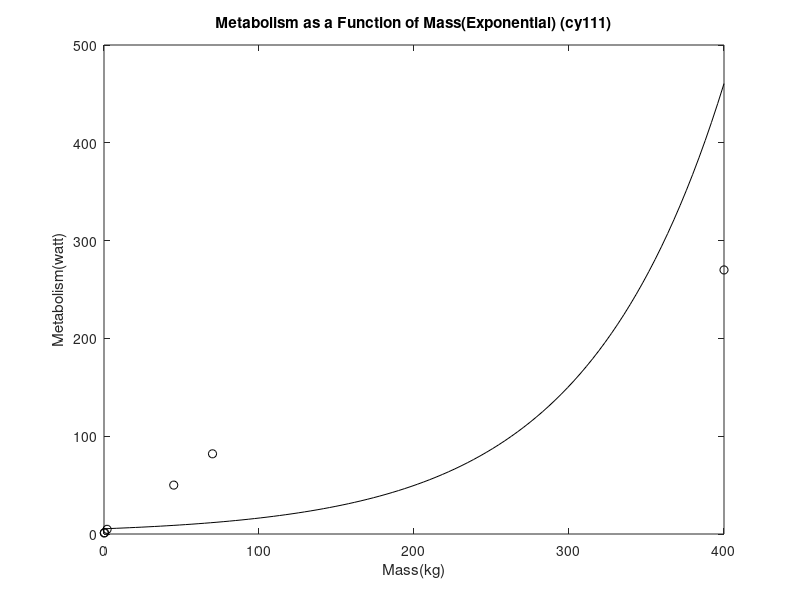
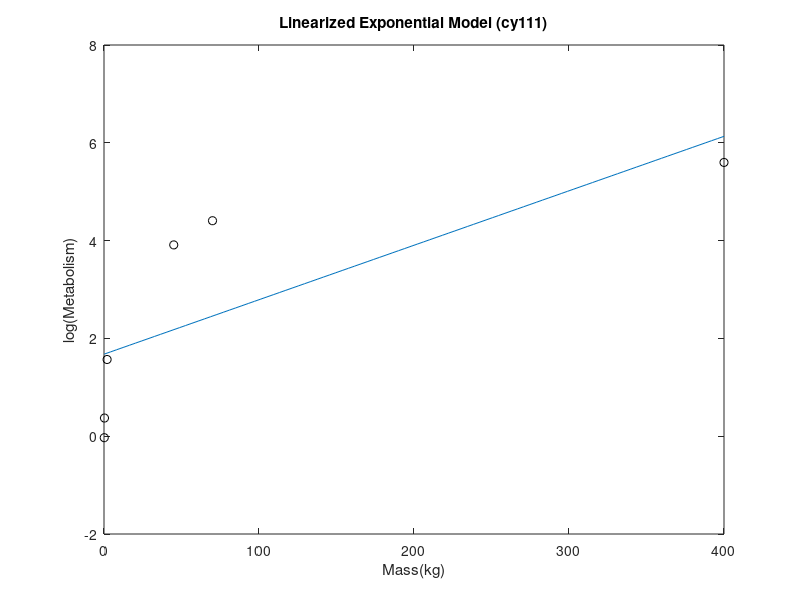
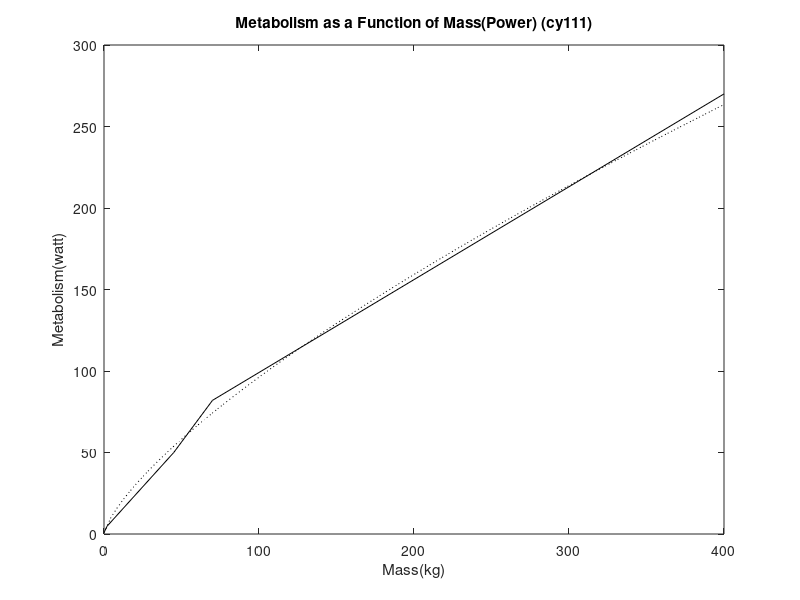
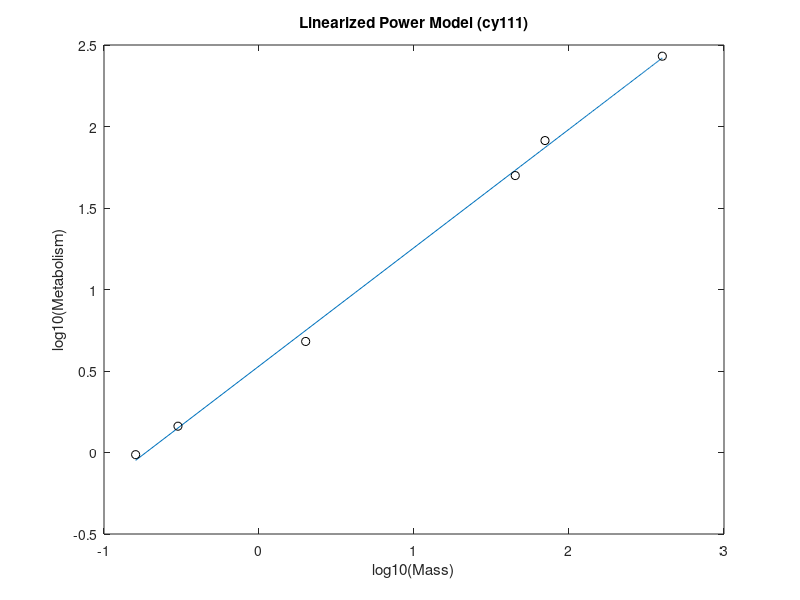

Recreate these plots in MATLAB, in order.
% [NINE.m]
% [Cemal Yagcioglu]
% [November 20,2016]
% Based on: Linearized Regression Example Code
% Written by: Michael R. Gustafson II
% I have adhered to all the tenets of the 
% Duke Community Standard in creating this code.
% Signed: [cy111]
%% Initialize the workspace
clear; format short e

 
%% Load and manipulate the data

Mass=[400 70 45 2 0.3 0.16]
Metabolism=[270 82 50 4.8 1.45 0.97]

%% Rename and create model data
x = Mass'
y = Metabolism'
xmodel = linspace(min(x), max(x), 100);

%% Define the model equation; transform the variables; find the linearized fit; transform back

%model = 'exponential'
%switch model
%    case 'exponential'
        yeqnE = @(coefs, x) coefs(1).*exp(coefs(2).*x);
        xiE  = x;
        etaE = log(y);
        PE = polyfit(xiE, etaE, 1);
        MyCoefsE(1) = exp(PE(2));
        MyCoefsE(2) = PE(1)
%    case 'power law'
        yeqnP = @(coefs, x) coefs(1).*x.^coefs(2);
        xiP  = log10(x);
        etaP = log10(y);
        PP = polyfit(xiP, etaP, 1);
        MyCoefsP(1) = 10^(PP(2));
        MyCoefsP(2) = PP(1)
 %   case 'sat growth'
        yeqnS = @(coefs, x) coefs(1).*x./(coefs(2)+x);
        xiS  = 1./x;
        etaS = 1./y;
        PS = polyfit(xiS, etaS, 1);
        MyCoefsS(1) =    1/PS(2);
        MyCoefsS(2) = PS(1)/PS(2)
   
 
%% Generate estimates and model

yhatE   = yeqnE(MyCoefsE, x);
ymodelE = yeqnE(MyCoefsE, xmodel);

yhatP   = yeqnP(MyCoefsP, x);
ymodelP = yeqnP(MyCoefsP, xmodel);

yhatS   = yeqnS(MyCoefsS, x);
ymodelS = yeqnS(MyCoefsS, xmodel);
 
%% Calculate statistics
% Compute sum of the squares of the data residuals
St = sum(( y - mean(y) ).^2)
 
% Compute sum of the squares of the estimate residuals
SrE = sum(( y - yhatE ).^2)
SrP = sum(( y - yhatP ).^2)
SrS = sum(( y - yhatS ).^2)
 
% Compute the coefficient of determination
r2E = (St - SrE) / St
r2P = (St - SrP) / St
r2S = (St - SrS) / St
 
%% Generate plots
figure(1)
plot(x,      y,      'ko',xmodel, ymodelE, 'k-')
title('Metabolism as a Function of Mass(Exponential) (cy111)')'
 xlabel('Mass(kg)')
 ylabel('Metabolism(watt)')
 print -depsc M11


figure(2)
plot(xmodel,log(ymodelE), x,      log(y),      'ko' )
 xlabel('Mass(kg)')
 ylabel('log(Metabolism)')
 title('Linearized Exponential Model (cy111)')
 print -depsc M12

figure(3)
plot(x,      y,      'k-',xmodel, ymodelP, 'k:')
 xlabel('Mass(kg)')
 ylabel('Metabolism(watt)')
 title('Metabolism as a Function of Mass(Power) (cy111)')
 print -depsc M13

figure(4)
plot(log10(xmodel),log10(ymodelP), log10(x),      log10(y),      'ko' )
 xlabel('log10(Mass)')
 ylabel('log10(Metabolism)')
 title('Linearized Power Model (cy111)')
 print -depsc M14

figure(5)
plot(x,      y,      'ko',xmodel, ymodelS, 'k--')
 xlabel('Mass(kg)')
 ylabel('Metabolism(watt)')
 title('Metabolism as a Function of Mass(Saturation) (cy111)')
 print -depsc M15

figure(6)
plot(1./xmodel,1./ymodelS, 1./x,      1./y,      'ko' )
 xlabel('1/Mass(1/kg)')
 ylabel('1/Metabolism(1/watt)')
 title('Linearized Saturation Model (cy111)')
print -depsc M16
 
EstE = yeqnE(MyCoefsE, 200)
EstP = yeqnP(MyCoefsP, 200)
EstS = yeqnS(MyCoefsS, 200)